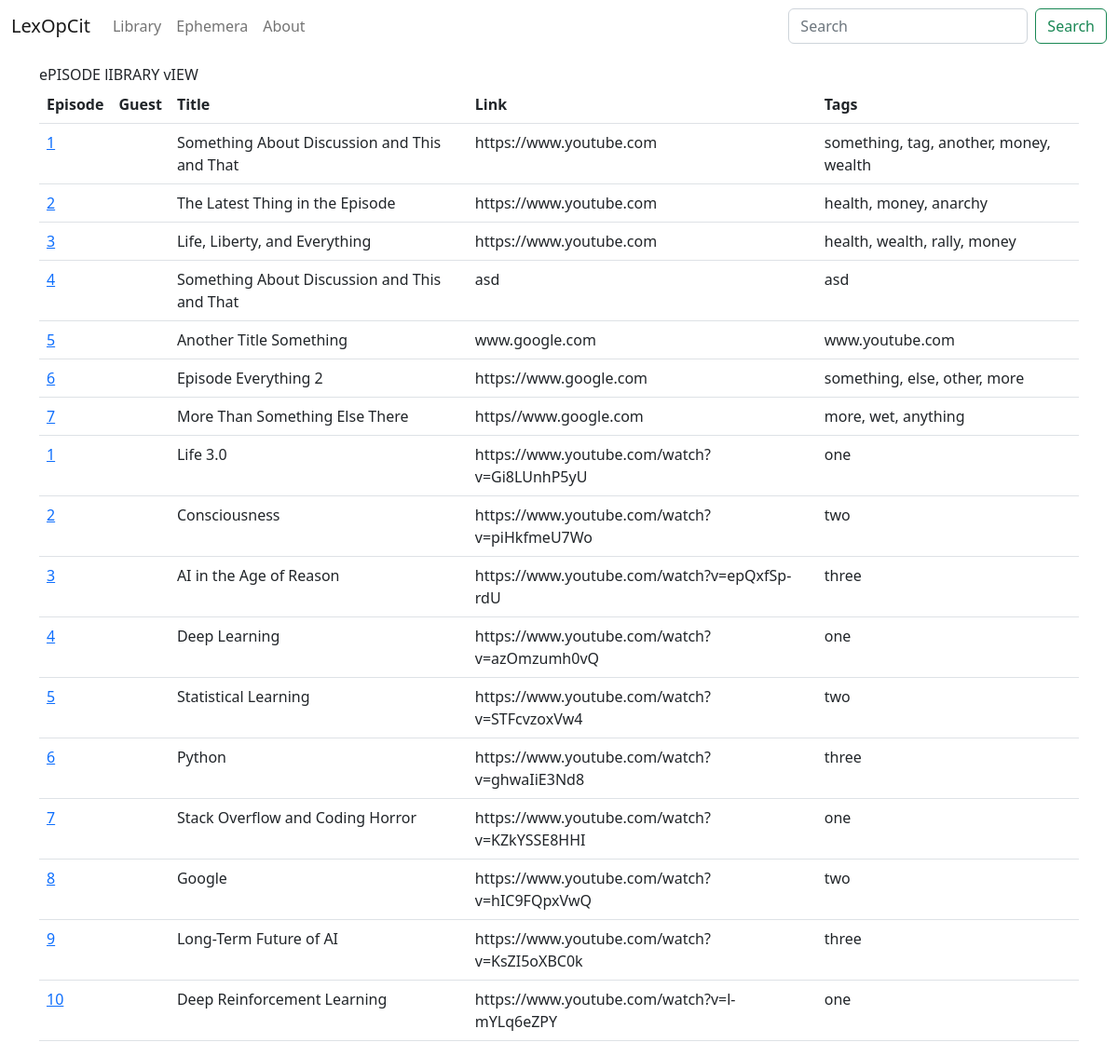
/episodes/, run on the app's committed database.
### episodes/models.py (models this page shows, shortened)
class Episode(models.Model):
    number      = models.IntegerField()
    title       = models.CharField(max_length=120)
    guest1      = models.TextField()
    guest2      = models.TextField(blank=TRUE)
    guest3      = models.TextField(blank=TRUE)
    guest4      = models.TextField(blank=TRUE)
    date        = models.DateField()
    yt_url      = models.TextField()
    tags        = models.TextField()

### episodes/views.py (the view)
# urls.py: path('episodes/', episode_library, name='episodes'),
def episode_library(request):
    queryset = Episode.objects.all()
    context = {
        'episodes': queryset,
        'title': "- Episodes"
    }
    return render (request, "episode/library.html", context)

### templates/episode/library.html
{% extends 'base.html' %}
{% block content %}
    ePISODE lIBRARY vIEW
    <table class="table">
        <thead>
            <tr>
                <th>Episode</th>
                <th>Guest</th>
                <th>Title</th>
                <th>Link</th>
                <th>Tags</th>
            </tr>
        </thead>
        <tbody>
            {% for episodes in episodes %}
            <tr>
                <td>
                    <a href="{% url 'episode_detail' episodes.number %}">{{ episodes.number }}</a>
                </td>
                <td>{{ episodes.guest }}</td>
                <td>{{ episodes.title }}</td>
                <td>{{ episodes.yt_url }}</td>
                <td>{{ episodes.tags }}</td>
            </tr>
            {% endfor %}
        </tbody>
    </table>
{% endblock content %}

### templates/base.html (shortened to what this page needs)
<!DOCTYPE html>
<html lang="en">
    <head>
        {% load static %}
        <link  rel="stylesheet" href="{% static 'css/main.css' %}">
        <link href="https://cdn.jsdelivr.net/npm/bootstrap@5.2.0-beta1/dist/css/bootstrap.min.css" rel="stylesheet">
    </head>
    <body>
        {% include 'navbar.html' %}
        <div class="container">
            {% block content %}
            {% endblock %}
        </div>
    </body>
</html>

### templates/navbar.html (shortened to what this page needs)
<nav class="navbar navbar-expand-lg">
    <div class="container-fluid">
        <a class="navbar-brand" href="{% url 'home' %}">LexOpCit</a>
        <div class="collapse navbar-collapse" id="navbarNavAltMarkup">
            <div class="navbar-nav">
                <a class="nav-link" href="{% url 'books' %}">Library</a>
                <a class="nav-link" href="{% url 'ephemera' %}">Ephemera</a>
                <a class="nav-link" href="{% url 'about' %}">About</a>
            </div>
        </div>
        <form class="d-flex" role="search" action="{% url 'episode-search' %}">
            <input class="form-control me-2" name="q" type="search" placeholder="Search" aria-label="Search">
            <button class="btn btn-outline-success" type="submit">Search</button>
        </form>
    </div>
</nav>

### static/css/main.css (style rules this page uses)
.container { margin-top: 1%; width: 100%; }
table { width: 100%; }

### data on the page
Episode: number "1", title "Something About Discussion and This and That", yt_url "https://www.youtube.com", tags "something, tag, another, money, wealth"
Episode: number "2", title "The Latest Thing in the Episode", yt_url "https://www.youtube.com", tags "health, money, anarchy"
Episode: number "3", title "Life, Liberty, and Everything", yt_url "https://www.youtube.com", tags "health, wealth, rally, money"
Episode: number "4", title "Something About Discussion and This and That", yt_url "asd", tags "asd"
Episode: number "5", title "Another Title Something", yt_url "www.google.com", tags "www.youtube.com"
Episode: number "6", title "Episode Everything 2", yt_url "https://www.google.com", tags "something, else, other, more"
Episode: number "7", title "More Than Something Else There", yt_url "https//www.google.com", tags "more, wet, anything"
Episode: number "1", title "Life 3.0", yt_url "https://www.youtube.com/watch?v=Gi8LUnhP5yU", tags "one"
Episode: number "2", title "Consciousness", yt_url "https://www.youtube.com/watch?v=piHkfmeU7Wo", tags "two"
Episode: number "3", title "AI in the Age of Reason", yt_url "https://www.youtube.com/watch?v=epQxfSp-rdU", tags "three"
Episode: number "4", title "Deep Learning", yt_url "https://www.youtube.com/watch?v=azOmzumh0vQ", tags "one"
Episode: number "5", title "Statistical Learning", yt_url "https://www.youtube.com/watch?v=STFcvzoxVw4", tags "two"
Episode: number "6", title "Python", yt_url "https://www.youtube.com/watch?v=ghwaIiE3Nd8", tags "three"
Episode: number "7", title "Stack Overflow and Coding Horror", yt_url "https://www.youtube.com/watch?v=KZkYSSE8HHI", tags "one"
Episode: number "8", title "Google", yt_url "https://www.youtube.com/watch?v=hIC9FQpxVwQ", tags "two"
Episode: number "9", title "Long-Term Future of AI", yt_url "https://www.youtube.com/watch?v=KsZI5oXBC0k", tags "three"
Episode: number "10", title "Deep Reinforcement Learning", yt_url "https://www.youtube.com/watch?v=l-mYLq6eZPY", tags "one"
